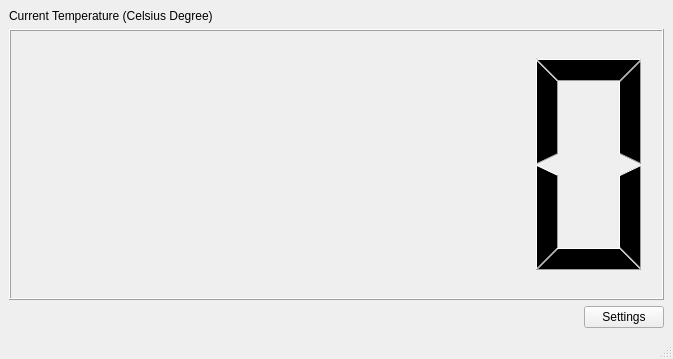
<?xml version="1.0" encoding="UTF-8"?>
<ui version="4.0">
 <class>ThermometerWindow</class>
 <widget class="QMainWindow" name="ThermometerWindow">
  <property name="geometry">
   <rect>
    <x>0</x>
    <y>0</y>
    <width>673</width>
    <height>359</height>
   </rect>
  </property>
  <property name="windowTitle">
   <string>Smart Thermometer</string>
  </property>
  <widget class="QWidget" name="centralwidget">
   <layout class="QVBoxLayout" name="verticalLayout">
    <item>
     <widget class="QLabel" name="titleLabel">
      <property name="text">
       <string>Current Temperature (Celsius Degree)</string>
      </property>
     </widget>
    </item>
    <item>
     <widget class="QLCDNumber" name="lcdNumber">
      <property name="sizePolicy">
       <sizepolicy hsizetype="Expanding" vsizetype="Expanding">
        <horstretch>0</horstretch>
        <verstretch>0</verstretch>
       </sizepolicy>
      </property>
     </widget>
    </item>
    <item>
     <layout class="QHBoxLayout" name="horizontalLayout">
      <item>
       <spacer name="horizontalSpacer">
        <property name="orientation">
         <enum>Qt::Horizontal</enum>
        </property>
        <property name="sizeHint" stdset="0">
         <size>
          <width>40</width>
          <height>20</height>
         </size>
        </property>
       </spacer>
      </item>
      <item>
       <widget class="QPushButton" name="settingsButton">
        <property name="text">
         <string>Settings</string>
        </property>
       </widget>
      </item>
     </layout>
    </item>
   </layout>
  </widget>
  <widget class="QStatusBar" name="statusbar"/>
 </widget>
 <resources/>
 <connections/>
</ui>
